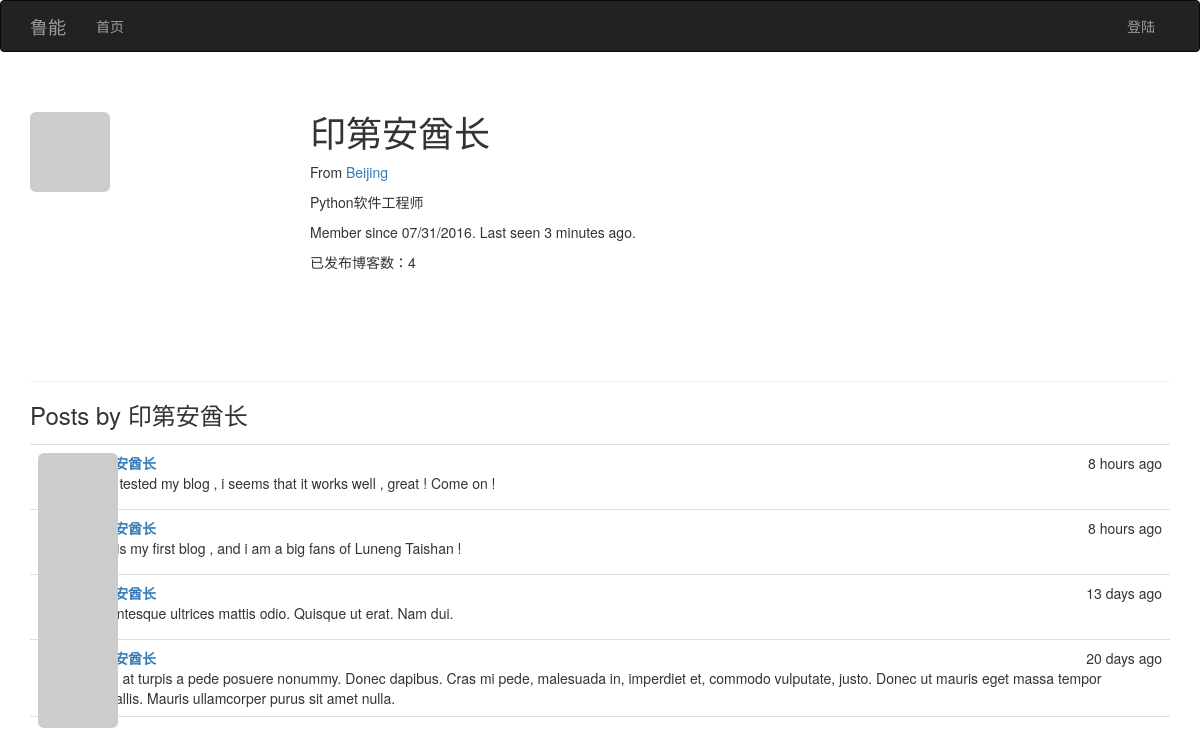
The page /user/印第安酋长 on the database its author committed.
### app/models.py (models this page shows, shortened)
class User(UserMixin,db.Model):
    __tablename__='users'
    id=db.Column(db.Integer,primary_key=True)
    email=db.Column(db.String(64),unique=True,index=True)
    username=db.Column(db.String(64),unique=True,index=True)
    password_hash=db.Column(db.String(128))
    role_id=db.Column(db.Integer,db.ForeignKey('roles.id'))
    name=db.Column(db.String(64))
    location=db.Column(db.String(64))
    about_me=db.Column(db.Text())
    member_since=db.Column(db.DateTime(),default=datetime.utcnow)
    last_seen=db.Column(db.DateTime(),default=datetime.utcnow)
    avatar_hash=db.Column(db.String(32))
    posts=db.relationship('Post',backref='author',lazy='dynamic')
    @property
    def password(self):
        raise AttributeError('password is not a readable attribute')
    def gravatar(self,size=100,default='identicon',rating='g'):
        if request.is_secure:
            url = 'https://secure.gravatar.com/avatar'
        else:
            url = 'http://cn.gravatar.com/avatar'
        hash= self.avatar_hash or hashlib.md5(str(self.email).encode('utf-8')).hexdigest()
        return '{url}/{hash}?s={size}&d={default}&r={rating}'.format(url=url, hash=hash, size=size, default=default, rating=rating)

class Post(db.Model):
    __tablename__ = 'posts'
    id = db.Column(db.Integer, primary_key=True)
    body = db.Column(db.Text)
    timestamp = db.Column(db.DateTime, index=True, default=datetime.utcnow)
    author_id = db.Column(db.Integer, db.ForeignKey('users.id'))

### app/main/views.py (the view)
@main.route('/user/<username>')
def user(username):
    user=User.query.filter_by(username=username).first()
    if user is None:
        abort(404)
    posts=user.posts.order_by(Post.timestamp.desc()).all()
    return render_template('user.html',user=user,posts=posts)

### app/auth/views.py (called while the page is built)
@auth.before_app_request
def before_request():
    if current_user.is_authenticated:
        current_user.ping()

### app/main/__init__.py (called while the page is built)
@main.app_context_processor
def inject_permissions():
    return dict(Permission=Permission)

### app/models.py (called while the page is built)
    def is_administrator(self):
        return False

### app/templates/user.html (shortened to what this page needs)
{% extends "base.html" %}
{% block page_content %}
<div class="page-header">
    <img class="img-rounded profile-thumbnail" src="{{ user.gravatar(size=256) }}">
    <div class="profile-header">
        <h1>{{ user.username }}</h1>
        {% if user.name or user.location %}
        <p>
            {% if user.location %}
                From <a href="http://map.baidu.com/?q={{ user.location }}">{{ user.location }}</a>
            {% endif %}
        </p>
        {% endif %}
        {% if user.about_me %}<p>{{ user.about_me }}</p>{% endif %}
        <p>Member since {{ moment(user.member_since).format('L') }}. Last seen {{ moment(user.last_seen).fromNow() }}.</p>
        <p>已发布博客数：{{ user.posts.count() }}</p>
    </div>
</div>
<h3>Posts by {{ user.username }}</h3>
{% include '_posts.html' %}
{% endblock %}

### app/templates/_posts.html
<ul class="posts">
    {% for post in posts %}
    <li class="post">
        <div class="post-thumbnail">
            <a href="{{ url_for('.user', username=post.author.username) }}">
                <img class="img-rounded profile-thumbnail" src="{{ post.author.gravatar(size=40) }}">
            </a>
        </div>
        <div class="post-content">
            <div class="post-date">{{ moment(post.timestamp).fromNow() }}</div>
            <div class="post-author"><a href="{{ url_for('.user', username=post.author.username) }}">{{ post.author.username }}</a></div>
            <div class="post-body">{{ post.body }}</div>
        </div>
    </li>
    {% endfor %}
</ul>

### app/static/styles.css (style rules this page uses)
.profile-thumbnail { position: absolute; }
.profile-header { min-height: 260px; margin-left: 280px; }
ul.posts { list-style-type: none; padding: 0px; margin: 16px 0px 0px 0px; border-top: 1px solid #e0e0e0; }
ul.posts li.post { padding: 8px; border-bottom: 1px solid #e0e0e0; }
div.post-date { float: right; }
div.post-author { font-weight: bold; }
div.post-thumbnail { position: absolute; }
div.post-content { margin-left: 48px; min-height: 48px; }

### rows shown on the page
User: username "印第安酋长", location "Beijing", about_me "Python软件工程师", member_since "07/31/2016", last_seen "3 minutes ago"
Post: timestamp "8 hours ago", author.username "印第安酋长", body "I just tested my blog , i seems that it works well , great ! Come on !"
Post: timestamp "8 hours ago", author.username "印第安酋长", body "This is my first blog , and i am a big fans of Luneng Taishan !"
Post: timestamp "13 days ago", author.username "印第安酋长", body "Pellentesque ultrices mattis odio. Quisque ut erat. Nam dui."
Post: timestamp "20 days ago", author.username "印第安酋长", body "Proin at turpis a pede posuere nonummy. Donec dapibus. Cras mi pede, malesuada in, imperdiet et, commodo vulputate, justo. Donec ut mauris eget massa tempor convallis. Mauris ullamcorper purus sit amet nulla."

### other values the page prints
{{ user.posts.count() }} "4"
